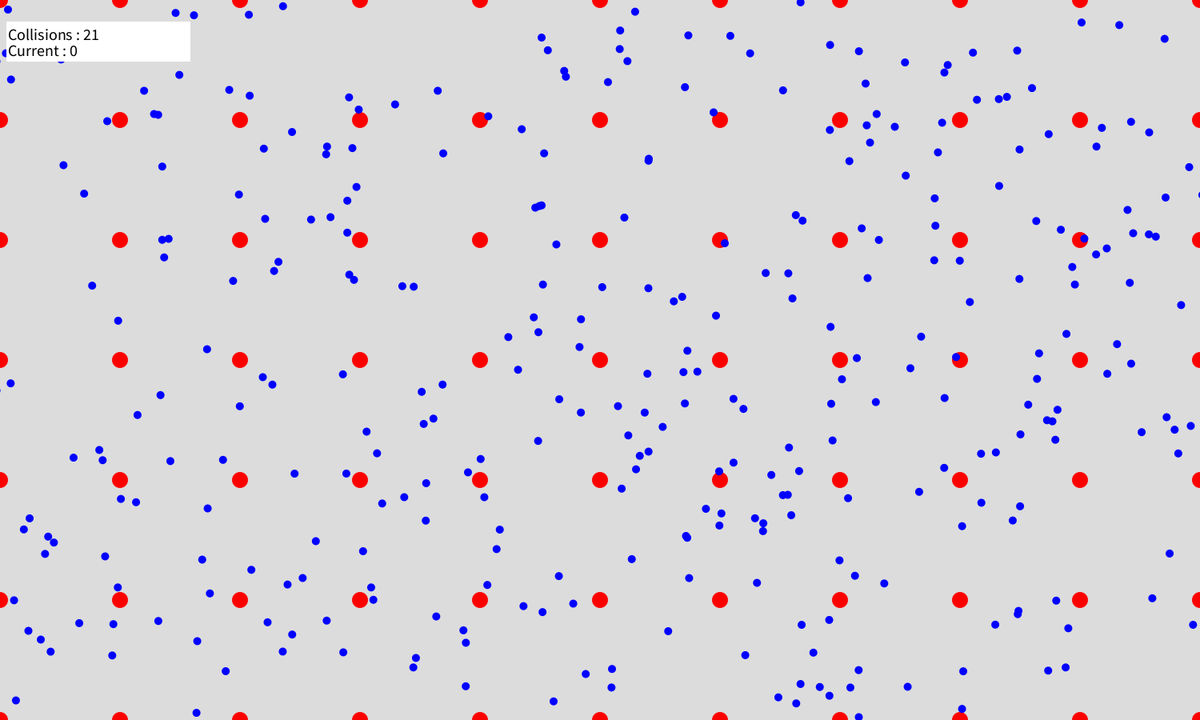
Frame 1 (no input)
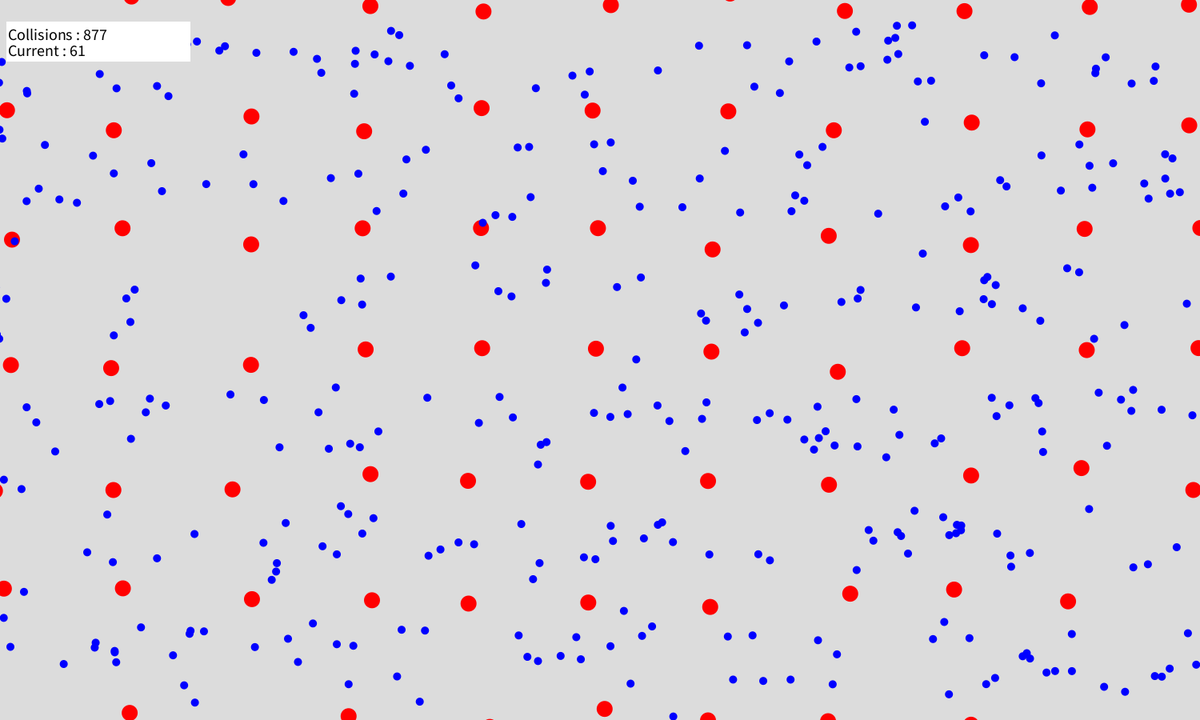
Frame 60 (the mouse pressed at the canvas centre just before this capture)
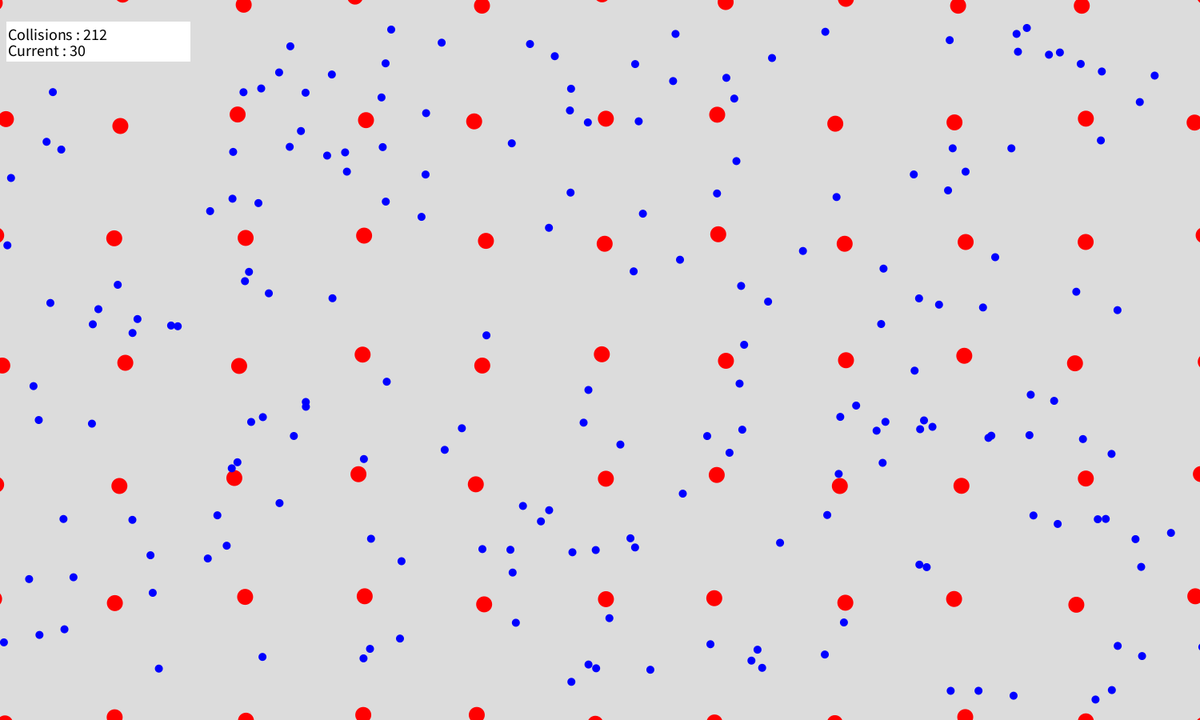
Frame 120 (the mouse held since frame 60 and released just before this capture)

The Processing sketch that drew these frames (run headless with seeded random() and noise(); from frame 60 on, the mouse is pressed at the canvas centre):

// Processing sketch: semicondcutorIntrinsic
// ── semicondcutorIntrinsic.pde
// Semiconductor Simulation
// Veer Vohra
// March 2020

ArrayList<Cation> cations = new ArrayList<Cation>();
ArrayList<Electron> electrons = new ArrayList<Electron>();
float numEs;
float temp = 0;
int success, fail, time, collisions = 0;

//////////////////////////////////////////////////////////////////////////////

void setup(){
  size(1500, 900);
  noStroke();
  ellipseMode(CENTER);
  for (int i = 0; i <= width; i+=150) {
    for (int j = 0 ; j <= height; j+=150){
      cations.add(new Cation(new PVector(i, j)));
    }
  }
}

//////////////////////////////////////////////////////////////////////////////

void draw(){
  background(220);
  
  temp = (int) map(mouseY, height, 0, 0, 300);
  numEs = (int) map(temp, 0, 300, 0, width*height/2000);
  
  for (int i = 0; i < cations.size(); i++) {
    Cation cation = cations.get(i);
    cation.move(temp);
    cation.display();
  }
  
  while (electrons.size() != numEs){
    while (electrons.size() > numEs) {
      electrons.remove(electrons.size() - 1);
    }
    while (electrons.size() < numEs){
      electrons.add(new Electron());
    }
  }
  
  for (int i = 0; i < cations.size(); i++) {
    Cation cation = cations.get(i);
    for (int j = 0; j < electrons.size(); j++) {
      Electron electron = electrons.get(j);
      if (dist(electron.location.x, electron.location.y, cation.location.x, cation.location.y) < 22) {
        float dx = electron.location.x - cation.location.x;
        float dy = electron.location.y - cation.location.y;
        float theta = atan2(dy, dx);
        float targetX = electron.location.x + cos(theta) * 22;
        float targetY = electron.location.y + sin(theta) * 22;
        electron.velocity.x += (targetX - cation.location.x) * 0.01;
        electron.velocity.y += (targetY - cation.location.y) * 0.01;
        collisions++;
      }
    }
  }
  
  for (int i = 0; i < electrons.size(); i++) {
    Electron electron = electrons.get(i);
    if (electron.location.y >= height || electron.location.y <= 0){
      electrons.remove(electron);
      fail += 1;
    }
    else if (electron.location.x >= width){
      electrons.remove(electron);
      success += 1;
    }
    else{
      electron.move(temp);
      electron.display();
    }
  }
  
  fill(255);
  rect(8, 27, 230, 50);
  fill(0);
  //if (success > 0 && fail > 0) {
  //  int resistance = (int) (100 * ((float) fail) / (success + fail));
  //  String dispRes = "Resistance : " + resistance;
  //}
  //else {
  //  String dispRes = "Resistance : 0";
  //}
  textSize(20);
  text("Collisions : " + collisions, 10, 50);
  text("Current : " + success, 10, 70);
  
  time++;
  if (time == 75 || temp == 0){
    time = 0;
    success = 0;
    fail = 0;
    collisions = 0;
  }
  
}

//////////////////////////////////////////////////////////////////////////////

// ── Electron.pde
// Electron Class

class Electron{
  
  PVector location, velocity;
  int dir = 1;
  
  Electron(){
    location = new PVector(random(-width, width), random(0, height));
    velocity = new PVector(random(3,6), random(-0.25, 0.25));
  }
  
  void move(float temperature){
    location.add(velocity);
  }
  
  void display(){
    fill(0, 0, 255);
    ellipse(location.x, location.y, 10, 10);
  }
}

// ── Nucleus.pde
// Cation Class

class Cation{
  
  PVector location, vibration;
  int dir;
  float theta, radius;
  
  Cation(PVector loc){
    location = loc;
    vibration = new PVector();
  }
  
  void move(float temperature){
    if (dir == 1){
      radius = map(temperature, 0, 300, 0, 15);
      theta = random(0, TWO_PI);
      vibration.x = radius * cos(theta);
      vibration.y = radius * sin(theta);
      location.add(vibration);
      dir = 0;
    }
    else{
      location.sub(vibration);
      dir = 1;
    }
  }
  
  void display(){
    fill(255, 0, 0);
    ellipse(location.x, location.y, 20, 20);
  }
}
